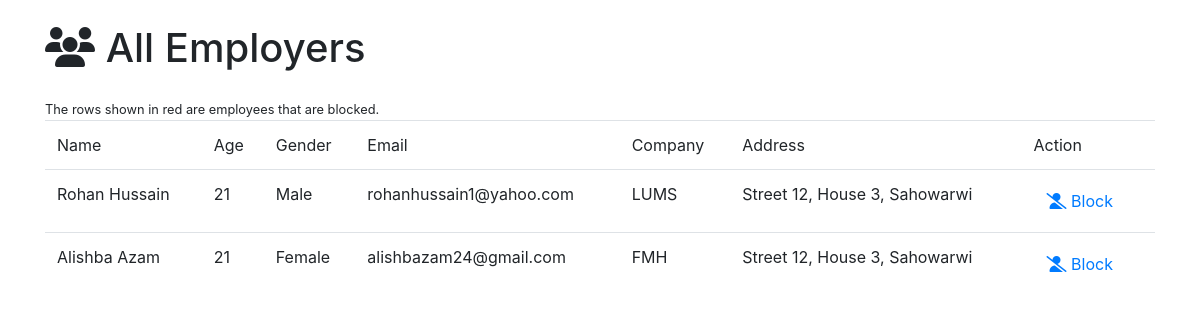
Before: /admin/panel/viewemployers.php (signed in) with the older database file.
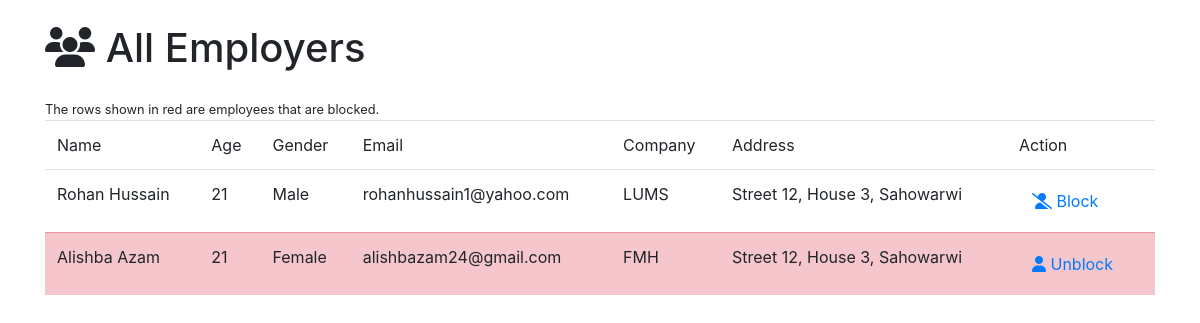
After: the same page with the newer database file.
### tables this page shows
CREATE TABLE IF NOT EXISTS `employers` (
  `emp_id` int(255) NOT NULL AUTO_INCREMENT,
  `firstname` varchar(100) NOT NULL,
  `lastname` varchar(100) NOT NULL,
  `age` int(3) NOT NULL,
  `gender` int(1) NOT NULL,
  `email` varchar(100) NOT NULL,
  `companyname` varchar(100) NOT NULL,
  `companytype` varchar(50) NOT NULL,
  `address` varchar(500) NOT NULL,
  `password` varchar(150) NOT NULL,
  `blocked` tinyint(1) NOT NULL DEFAULT '0',
  PRIMARY KEY (`emp_id`)
);

### admin/panel/viewemployers.php (the view, shortened to what this page needs)
<!DOCTYPE html>
<html>
<head>
    <link rel="stylesheet" href="https://maxcdn.bootstrapcdn.com/bootstrap/4.5.2/css/bootstrap.min.css">
</head>
<body>
<div class='container mt-4'>
<h1 class='mb-4'><i class="fas fa-users"></i> All Employers</h1>
<small>The rows shown in red are employees that are blocked.</small>
<?php
require('../../connect.php');
  $upperLimit = $_GET['page']*20;
  $sql = "SELECT * FROM `employers` WHERE 1 LIMIT 0," . $upperLimit;
  $result = mysqli_query($conn,$sql);
  if($result==false) {
      echo "<div class='card bg-danger text-white'>
                  <div class='card-body'>Query Failed</div>
              </div>";
  }
  else if(mysqli_num_rows($result)==0) {
      echo "<div class='card bg-danger text-white'>
                  <div class='card-body'>No Employer Accounts Exist</div>
              </div>";
  } else {
      echo "<table class='table table-hover'>";
      echo "<thead><tr>
      <td>Name</td>
      <td>Age</td>
      <td>Gender</td>
      <td>Email</td>
      <td>Company</td>
      <td>Address</td>
      <td>Action</td>
      </tr></thead>";
      while($row=mysqli_fetch_assoc($result)) {
          $class='';
          $pretext='B';
          $icon='-slash';
          if($row['blocked']==1) {
              $class="table-danger";
              $pretext='Unb';
              $icon='';
          }
          switch($row['gender']) {
              case 0:
                  $gender='Male';
              break;
              case 1:
                  $gender='Female';
              break;
          }
          echo "<tr class='" . $class . "'><td>" . $row['firstname'] . ' ' . $row['lastname'] . "</td>"
            . "<td>" . $row['age'] . "</td>"
            . "<td>" . $gender . "</td>"
            . "<td>" . $row['email'] . "</td>"
            . "<td>" . $row['companyname'] . "</td>"
            . "<td>" . $row['address'] . "</td>"
            . "<td><a onClick='blockEmployer(" . $row['emp_id'] . ")' class='btn btn-link'>"
            . "<i class='fas fa-user" . $icon . "'></i> " . $pretext . "lock</a>"
            . "</td></tr>";
      }
      echo "</table>";
  }
?>
</body>
</html>

Changed rows visible on the page:
changed employers "Alishba": blocked "B" → "Unb"
